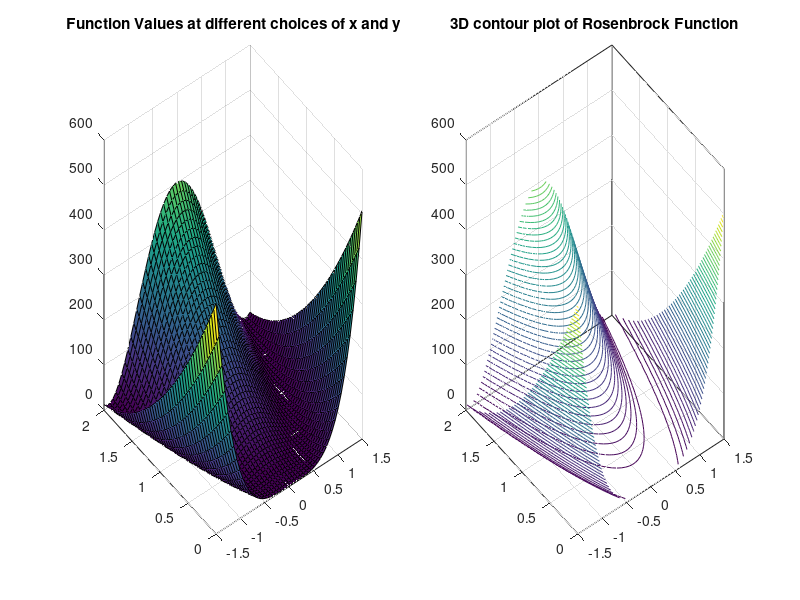

The MATLAB source for this figure:
clear all;clc; 
y=linspace(0,2,50);
x=linspace(-1.5,1.5,50);
[X,Y]= meshgrid(x,y);
 %%
subplot(1,2,1)

%rosenBrockFunction= @(x,y)(1-x).^2+100.*(y-x.^2).^2; %Rosenbrock Function
fval = (1-X).^2+100*(Y-X.^2).^2;
surf(X,Y, fval);
title('Function Values at different choices of x and y');


 %%
 
subplot(1,2,2)
contour3(X,Y, fval,50);
shading interp
title('3D contour plot of Rosenbrock Function');
